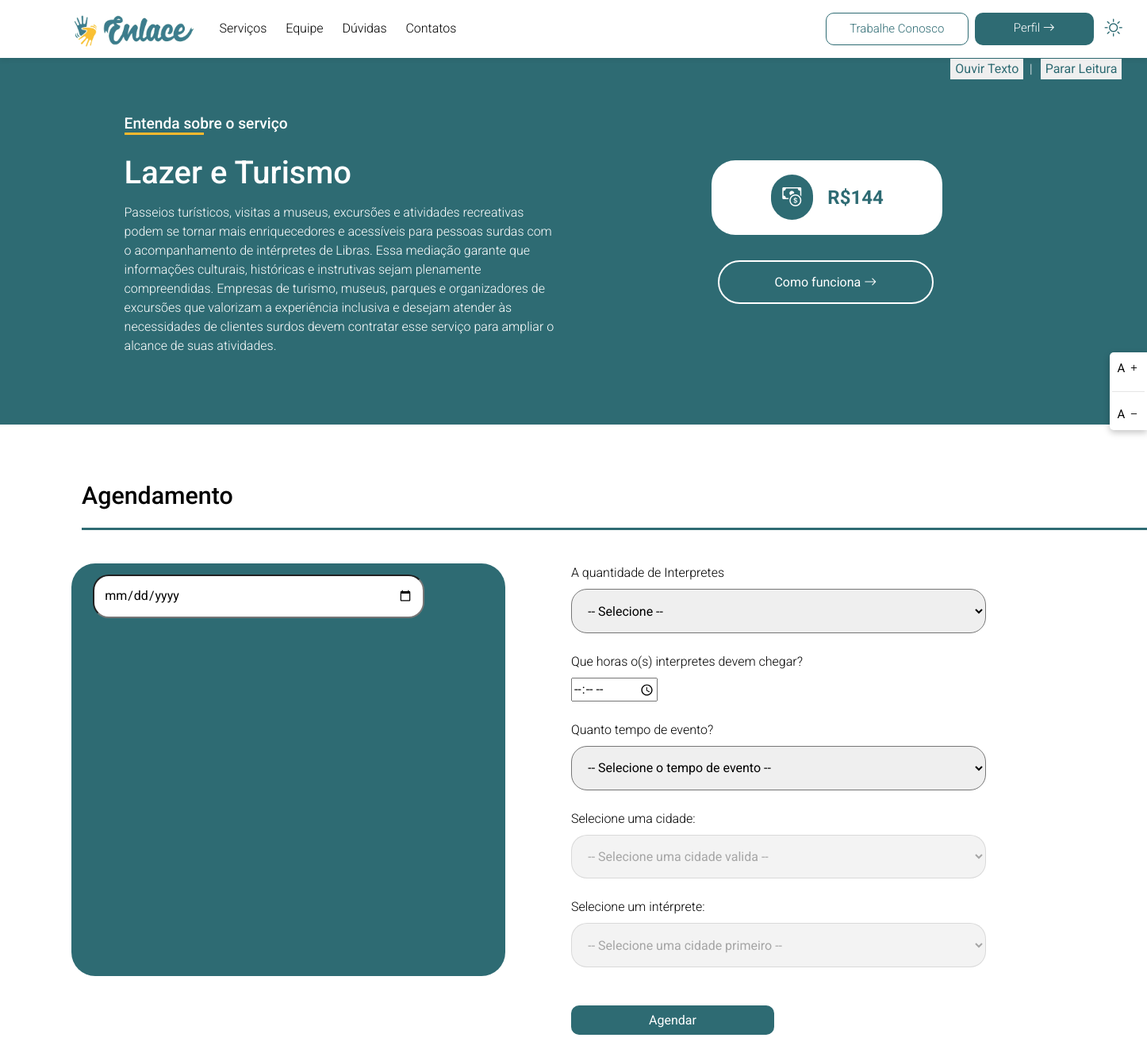
Screenshot of /paginas/agendamentoServicos.php?id=5 with the database file from the repository.
### tables this page shows
CREATE TABLE `servico` (
  `id` int(11) NOT NULL,
  `nome` varchar(255) NOT NULL,
  `sobre` varchar(1000) NOT NULL,
  `serve` varchar(500) NOT NULL,
  `preco` int(11) NOT NULL,
  `status` int(1) NOT NULL
);

### Adm/Model/conexao.class.php (called while the page is built, shortened)
<?php
class Conexao{
    protected function connect(){
        $this->servername = "localhost";
        $this->username = "root";
        $this->password = "";
        $this->dbname = "enlace";
        $conn = new mysqli($this->servername,$this->username,$this->password,$this->dbname);
        return $conn;
    }
}
?>

### Adm/Model/manager.class.php (called while the page is built, shortened)
<?php
require 'conexao.class.php';
class Manager extends Conexao{
    public function servicoPuxar($id){
        $dados['result'] = 0;
        $sql = "SELECT * FROM servico WHERE id = $id";
        $res = $this->connect()->query($sql);
        if($res->num_rows > 0){
            $dados['result'] = 1;
            while($row = $res->fetch_assoc()){
                $dados["id"] = $row["id"];
                $dados["nome"] = $row["nome"];
                $dados["sobre"] = $row["sobre"];
                $dados["serve"] = $row["serve"];
                $dados["preco"] = $row["preco"];
                $dados["status"] = $row["status"];
            }
        }
        return $dados;
    }
}

### paginas/agendamentoServicos.php (the view, shortened to what this page needs)
<?php
include "../Adm/Model/manager.class.php";
$manager = new Manager();
$id = $_GET["id"];
$dados = $manager->servicoPuxar($id);
?>
<!DOCTYPE html>
<html lang="en" data-theme="dark">
<head>
    <link rel="stylesheet" href="https://stackpath.bootstrapcdn.com/bootstrap/4.1.3/css/bootstrap.min.css">
    <link rel="stylesheet" href="https://cdn.jsdelivr.net/npm/bootstrap-icons@1.11.3/font/bootstrap-icons.min.css">
    <link rel="stylesheet" href="https://cdn.jsdelivr.net/npm/flatpickr/dist/flatpickr.min.css">
    <link rel="stylesheet" href="../assets - amanda2/style/styleAgendamento.css">
</head>
<body>
    <header>
        <nav class="navbar navbar-expand-lg navbar-light bg-light">
            <div class="container-fluid">
                <div class="colLogo">
                    <a class="navbar-brand" href="../index.php">
                        <img src="../assets - amanda2/logotipos/LOGOTIPO.png" alt="Logotipo da empresa Enlace - Clique para retornar à página inicial" title="Logotipo da Enlace - Clique para retornar à página inicial">
                    </a>
                </div>
                <div class="collapse navbar-collapse" id="navbarNav">
                    <ul class="navbar-nav mr-auto">
                        <li class="nav-item">
                            <a class="nav-link navUm text-content" href="servicos.php">Serviços&nbsp;&nbsp;</a>
                        </li>
                        <li class="nav-item">
                            <a class="nav-link navDois text-content" href="equipe.php">Equipe&nbsp;&nbsp;</a>
                        </li>
                        <li class="nav-item">
                            <a class="nav-link navTres text-content" href="duvidas.php">Dúvidas&nbsp;&nbsp;</a>
                        </li>
                        <li class="nav-item">
                            <a class="nav-link navTres text-content" href="contatos.php">Contatos</a>
                        </li>
                    </ul>
                    <div class="navbar-nav">
                        <a href="../Interprete/interpreteLogin.php" class="buttonContatos mr-2 text-content">Trabalhe Conosco</a>
                        <a href="../Cliente/clienteLogin.php" class="buttonPerfil text-content">Perfil <i class="bi bi-arrow-right"></i></a>
                    </div>
                </div>
                <i id="toggleTheme" class="bi bi-sun"></i>
            </div>
        </nav>
        <div class="divBotoes">
                <button class="text-content" onclick="lerTexto()">Ouvir Texto</button> &nbsp; |
                <button class="text-content" onclick="pararTexto()">Parar Leitura</button>
            </div>
    </header>
   <aside class="fixed-button" aria-label="Ajuste de Fonte">
        <button onclick="aumentarFonte()" aria-controls="main-content">A <i class="bi bi-plus"></i></button><br>
        <hr>
        <button onclick="diminuirFonte()" aria-controls="main-content">A <i class="bi bi-dash"></i></button>
    </aside>
    <div class="container-fluid">
        <div class="row rowBanner-servico">
            <div class="col-xl-6 col-lg-6 col-md-12 col-sm-12 colTexto-banner">
                <h2 class="text-content">Entenda sobre o serviço</h2>
                <h1 class="text-content"><?= $dados["nome"] ?></h1>
                <p class="text-content"><?= $dados["sobre"] ?></p>
            </div>
            <div class="col-xl-6 col-lg-6 col-md-12 col-sm-12 colPreco-banner">
                <div class="preco">
                    <i class="bi bi-cash-coin text-content"></i>
                    <span class="text-content">R$<?= $dados["preco"] ?></span>
                </div>
                <br><br>
                <a href="duvidas.php">Como funciona <i class="bi bi-arrow-right"></i></a>
                <br><br><br>
            </div>
        </div>
    </div>
    <form action="../Adm/Controller/ageController.php" method="post">
        <h1>Agendamento</h1>
        <div class="row">
            <div class="col-xl-6 col-lg-6 col-md-12 col-sm-12 colData-agendamentoTotal">
                <div class="colData-agendamento" class="text-content">
                    <input type="date" name="data" id="data" placeholder="Selecione uma data" class="text-content" required>
                </div>
                <br><br><br>
            </div>
            <div class="col-xl-6 col-lg-6 col-md-12 col-sm-12 colSelects-agendamento">
                <label for="quantInt"> A quantidade de Interpretes </label><br>
                <select name="quantInt" id="quantInt" required>
                    <option value="" disabled selected> -- Selecione -- </option>
                </select>
                <br><br>
                <label for="horaComeca"> Que horas o(s) interpretes devem chegar? </label><br>
                <input type="time" name="horaComeca" id="horaComeca" required><br><br>
                <label for="horaSer"> Quanto tempo de evento? </label><br>
                <select name="horaSer" id="horaSer" required>
                    <option value="" disabled selected> -- Selecione o tempo de evento -- </option>
                </select><br><br>
                <label for="cidade">Selecione uma cidade:</label><br>
                <select id="cidade" name="cidade" disabled required>
                    <option value="" disabled selected>-- Selecione uma cidade valida --</option>
                </select><br><br>
                <div id="interpretesContainer">
                    <label for="interprete">Selecione um intérprete:</label><br>
                    <select id="interprete" name="interprete" disabled required>
                        <option value="" disabled selected>-- Selecione uma cidade primeiro --</option>
                    </select><br><br>
                </div>
                <br>
                <input type="submit" value="Agendar" class="text-content agendarButton">
            </div>
            <br><br><br>
        </div>
    </form>
  </body>
  </html>
</body>
</html>

### Assets - amanda2/style/styleAgendamento.css (style rules this page uses)
body { margin: 0; padding: 0; background-color: var(--cor-fundo); font-family: Poppins, Roboto, Helvetica, Arial, sans-serif; font-weight: 300; font-size: 16px; overflow-x: hidden; }
.text-content { font-size: inherit; }
:root, :root[data-theme='dark'] { ----cor-principal: #2e6b73; --cor-secundaria: #FFC107; --cor-terciaria: #6C757D; --cor-fundo: #FFFFFF; --cor-fundo-maisclaro: #ffffff; --cor-preto-light: #000000; --cor-branco-light: #ffffff; --cor-sombra-preta-light: rgba(0, 0, 0, 0.05); }
.bg-light { box-shadow: 0 4px 6px var(--cor-sombra-preta-light); background-color: var(--cor-fundo) !important; }
.colLogo { display: flex; align-items: center; padding-left: 3%; }
.colLogo img { width: 180px; }
.nav-link { color: var(--cor-preto-light) !important; transition: color 0.3s ease; }
.buttonContatos { border: 1px solid var(----cor-principal); background: transparent; color: var(----cor-principal); padding: 8px 16px; font-size: 15px; text-align: center; transition: background-color 0.3s; width: 180px; border-radius: 10px !important; }
.buttonPerfil { color: #fff; background-color: var(----cor-principal); padding: 8px 16px; font-size: 15px; border: none; text-align: center; width: 150px; border-radius: 10px !important; }
#toggleTheme { color: var(----cor-principal); font-size: 1.4rem; margin-left: 1%; cursor: pointer; }
.fixed-button { position: fixed; top: 35%; right: 0; transform: translateY(-50%); z-index: 800; padding: 8px 3px; background-color: #ffffff; border-radius: 5px 0 0 5px; text-decoration: none; font-size: 15px; transition: background-color 0.3s; cursor: pointer; box-shadow: rgba(0, 0, 0, 0.24) 0px 3px 8px; }
.fixed-button button { background-color: transparent; border: none; cursor: pointer; }
.rowBanner-servico { background-color: var(----cor-principal); z-index: 800; padding: 5% 10%; height: auto; }
.colTexto-banner h2 { color: var(--cor-branco-light); font-size: 1.2rem; }
.colTexto-banner h2::after { color: var(--cor-preto-light); content: ''; display: block; width: 100px; height: 3px; background-color: #FDB92E; position: absolute; left: 10; margin-bottom: 5%; }
.colTexto-banner h1 { color: var(--cor-branco-light); margin-top: 5%; font-size: 2.5rem; }
.colTexto-banner p { color: var(--cor-branco-light); margin-top: 2.5%; font-size: 1rem; }
.colPreco-banner { padding: 5% 10% 0% 15%; }
.colPreco-banner .preco i { background-color: var(----cor-principal); padding: 5%; border-radius: 50px; font-size: 1.5rem; color: var(--cor-branco-light); }
.colPreco-banner span { color: var(--cor-branco-light); color: var(----cor-principal); font-weight: bold; font-size: 1.5rem; margin-left: 5%; }
.colPreco-banner .preco { background-color: var(--cor-branco-light); border-radius: 30px; padding: 10% 0%; text-align: center; }
.colPreco-banner a { text-decoration: none; color: var(--cor-branco-light); border: 2px solid var(--cor-branco-light); background-color: var(----cor-principal); font-weight: 400; padding: 5.5% 24%; border-radius: 40px; margin-top: 5%; margin-left: 2.5%; }
form { padding: 5% 5% 2.5% 2.5%; }
form h1 { margin-left: 5%; margin-bottom: 5%; font-size: 1.9rem; color: var(--cor-preto-light); }
form h1::after { color: var(--cor-preto-light); content: ''; display: block; width: 1350px; margin-top: 1.5%; height: 3px; background-color: var(----cor-principal); position: absolute; left: 10; margin-bottom: 5%; }
.colData-agendamentoTotal { padding: 0% 5%; }
.colData-agendamento { padding: 2.5% 5%; color: var(--cor-preto-light); margin-bottom: 5%; background-color: #2e6b73; height: 65vh; border-radius: 30px; }
.agendarButton { background-color: #2e6b73; color: #fff; padding: 1% 15%; border: none; border-radius: 10px; }
.colData-agendamento input { width: 85%; margin-bottom: 5%; padding: 2.5%; border-radius: 20px; }
.colSelects-agendamento { margin-bottom: 5%; color: var(--cor-preto-light); }
.colSelects-agendamento select { padding: 2.5%; border-radius: 20px; width: 80%; }

### paginas/agendamentoServicos.php (style rules this page uses)
.divBotoes { background-color: none; padding: 0.1%; display: flex; justify-content: flex-end; width: 20%; justify-content: center; align-items: center; color: #fff; position: absolute; right: 0; z-index: 999; }
.divBotoes button { margin-left: 10px; border: none; color: #2e6b73; background-color: none; }

### rows the page displays
servico: nome "Lazer e Turismo", sobre "Passeios turísticos, visitas a museus, excursões e atividades recreativas podem se tornar mais enriquecedores e acessíveis para pessoas surdas com o acompanhamento de intérpretes de Libras. Essa mediação garante que informações culturais, históricas e instrutivas sejam plenamente compreendidas. Empresas de turismo, museus, parques e organizadores de excursões que valorizam a experiência inclusiva e desejam atender às necessidades de clientes surdos devem contratar esse serviço para ampliar o alcance de suas atividades.", preco "144"
